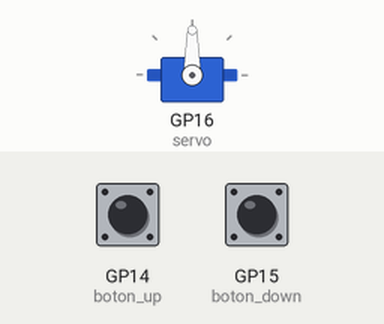
This program was run on a simulated Raspberry Pi Pico running MicroPython. On the bench: servo. The inputs (shaded band) are chosen by the test bench; at power-on: GP14 (boton_up) HIGH, GP15 (boton_down) HIGH. Servo angles are drawn from the pulse width (0.5 ms = 0°, 2.5 ms = 180°); what the program prints to the serial console is not drawn.

Above: at 1.2 s.
1.3 s: GP14 (boton_up) pulled LOW for 3.2 s
At 5.3 s:
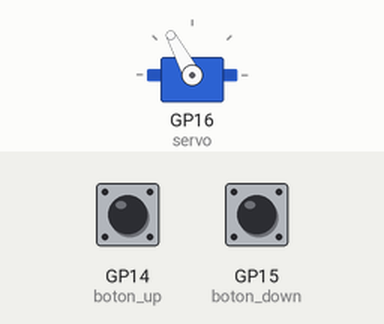
6.0 s: GP14 (boton_up) pulled LOW for 0.15 s
At 7.3 s:
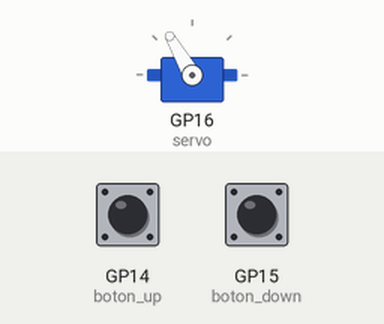
7.6 s: GP15 (boton_down) pulled LOW for 1 s
At 7.76 s:
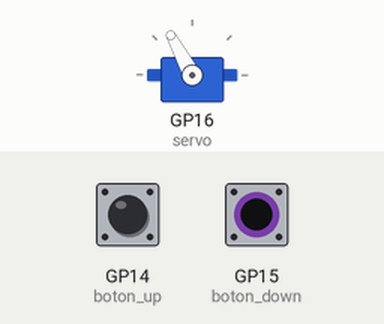
10.6 s: GP15 (boton_down) pulled LOW for 3.2 s
At 11.12 s:
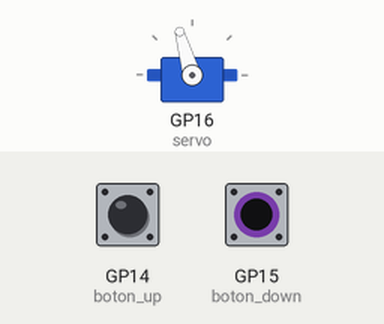
15.3 s: GP15 (boton_down) pulled LOW for 1 s
At 16.5 s:
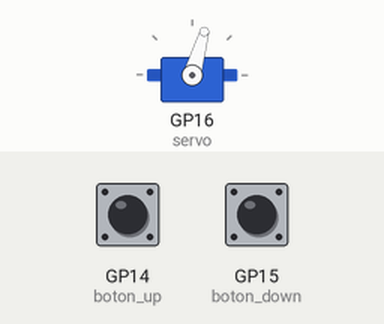
18.3 s: GP15 (boton_down) pulled LOW for 3.2 s
At 22.3 s:
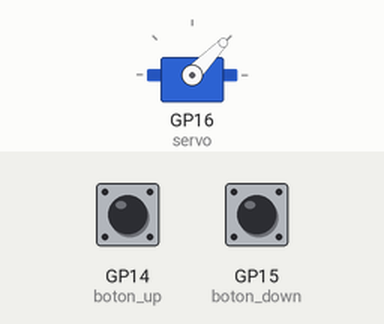
Timing chart, 0 to 23.8 s (numbered marks = the images above; inputs shaded):
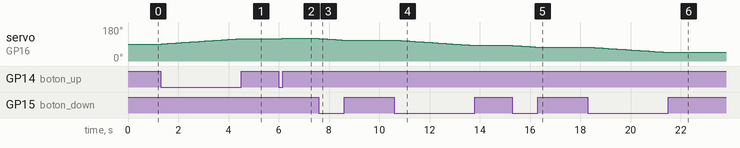

Measured:
- after the input at 1.3 s, servo on GP16 (servo): moves from 90° to 118° over 3.1 s, starting at once
- after the input at 6.0 s, servo on GP16 (servo): 118° → 119° at once, → 120° 0.11 s later
- after the input at 7.6 s, servo on GP16 (servo): moves from 120° to 111° over 0.91 s, starting at once
- after the input at 10.6 s, servo on GP16 (servo): moves from 111° to 83° over 3.1 s, starting at once
- after the input at 15.3 s, servo on GP16 (servo): moves from 83° to 74° over 0.91 s, starting at once
- after the input at 18.3 s, servo on GP16 (servo): moves from 74° to 46° over 3.1 s, starting at once

The program:

08_05_servo_fino.py
```python
from machine import Pin, PWM
from utime import sleep

boton_up = Pin(14, Pin.IN, Pin.PULL_UP)
boton_down = Pin(15, Pin.IN, Pin.PULL_UP)

servo = PWM(Pin(16))
servo.freq(50) # pulso cada 20ms
min_pulso_us = 500
max_pulso_us = 2500
factor_angulo_pulso = 180/(max_pulso_us-min_pulso_us)
def set_pulso(pulso_us):
    angulo = (pulso_us - min_pulso_us) * factor_angulo_pulso
    print(f'{pulso_us} - {angulo:.1f}',end='\r')
    # duty 0 to 1023. A 50Hz, cada punto_duty es
    # 20000/65535 = 0.305 microsegundos/punto_duty
    duty = int(pulso_us / 0.305)
    servo.duty_u16(duty)

pulso_actual = (max_pulso_us + min_pulso_us)//2
set_pulso(pulso_actual)

resolucion = 1

while True:
    if boton_up.value() == 0 and pulso_actual < max_pulso_us:
        pulso_actual += resolucion
        set_pulso(pulso_actual)
        #print(angulo)
        sleep(0.01)
    elif boton_down.value() == 0 and pulso_actual > min_pulso_us:
        pulso_actual -= resolucion
        set_pulso(pulso_actual)
        #print(angulo)
        sleep(0.01)
```
